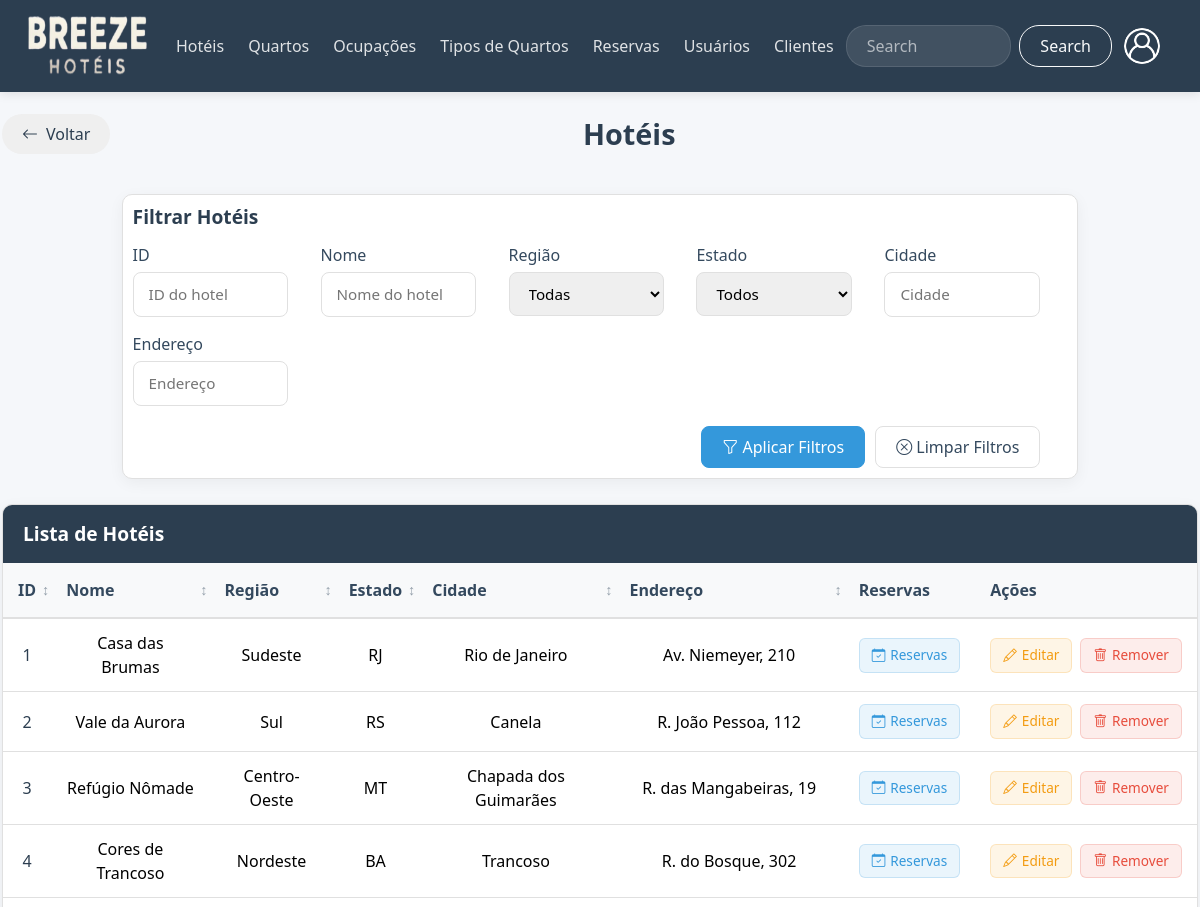
/codes/pages/adm/read/hoteis.php (signed in, upper part), run on an earlier commit of the app's database.
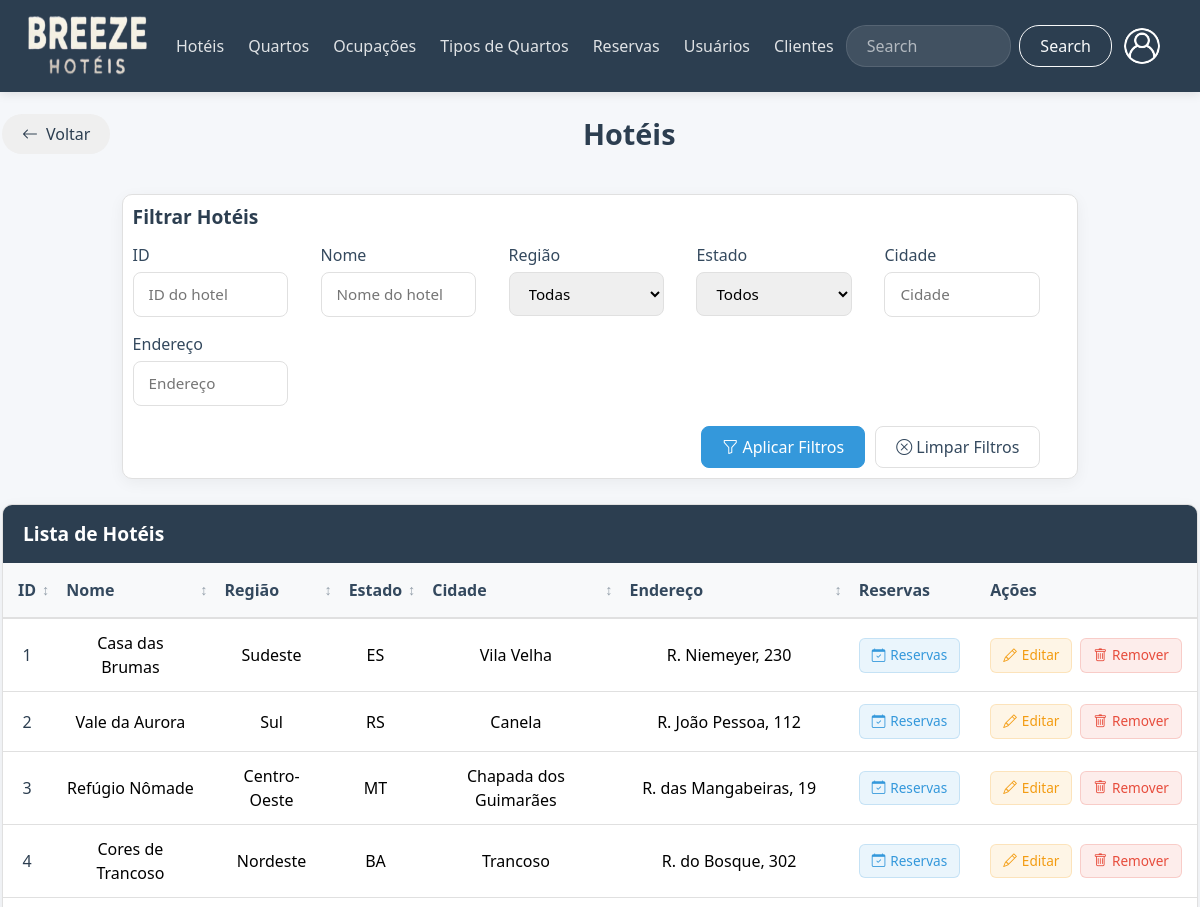
And on a later commit of the database.
### tables this page shows
CREATE TABLE `hoteis` (
  `idhotel` int(11) NOT NULL,
  `nome` varchar(255) NOT NULL,
  `regiao` varchar(255) NOT NULL,
  `estado` varchar(2) NOT NULL,
  `cidade` varchar(255) NOT NULL,
  `endereço` varchar(255) NOT NULL
);

### codes/pages/adm/read/hoteis.php (the view, shortened to what the changed rows need)
<?php
include __DIR__ . "/../../../conn/conn.php";
?>
<!DOCTYPE html>
<html lang="pt-br">
<head>
  <link href="https://cdn.jsdelivr.net/npm/bootstrap@5.3.5/dist/css/bootstrap.min.css" rel="stylesheet">
  <link rel="stylesheet" href="https://cdn.jsdelivr.net/npm/bootstrap-icons@1.11.3/font/bootstrap-icons.min.css">
  <link href="/breeze/codes/css/read.css?v=<?= time() ?>" defer rel="stylesheet">
</head>
<body>
 <main class="main-container">
    <div class="page-header">
      <h1 class="page-title">Hotéis</h1>
    </div>
    <div class="filter-section">
      <div class="filter-header">
        <h2 class="filter-title"> Filtrar Hotéis </h2>
      </div>
    </div>
    <div class="table-container">
      <div class="table-responsive">
        <table id="tabela-hoteis" class="table align-middle">
          <thead>
            <tr>
              <th class="sortable"> ID </th>
              <th class="sortable"> Nome </th>
              <th class="sortable"> Região </th>
              <th class="sortable"> Estado </th>
              <th class="sortable"> Cidade </th>
              <th class="sortable"> Endereço </th>
              <th> Reservas </th>
              <th> Ações </th>
            </tr>
          </thead>
          <tbody>
            <?php
              try {
                $sql = "SELECT h.idhotel, h.nome, h.regiao, h.estado, h.cidade, h.endereço FROM hoteis h";
                $stmt = $conn->prepare($sql);
                if ($stmt->execute()) {
                    $hoteis = $stmt->fetchAll(PDO::FETCH_ASSOC);
                } else {
                    $hoteis = [];
                }
                if ($hoteis) {
                  foreach ($hoteis as $row) {
                    echo '<tr class="text-center align-middle">
                            <td>'.$row["idhotel"].'</td>
                            <td>'.$row["nome"].'</td>
                            <td>'.$row["regiao"].'</td>
                            <td>'.$row["estado"].'</td>
                            <td>'.$row["cidade"].'</td>
                            <td>'.$row["endereço"].'</td>
                            <td>
                              <button class="action-btn btn-view ver-reservas-btn" reservas="'.$row["idhotel"].'" data-bs-toggle="modal" data-bs-target="#modalReservas">
                                <i class="bi bi-calendar-check"></i> Reservas
                              </button>
                            </td>
                            <td>
                              <div class="action-buttons">
                                <button class="action-btn btn-edit btn-editar" editar="' . htmlspecialchars($row["idhotel"]) . '" data-bs-toggle="modal" data-bs-target="#modalEditar">
                                  <i class="bi bi-pencil"></i> Editar
                                </button>
                                <button class="action-btn btn-delete btn-remover" remover="' . $row["idhotel"] . '" data-bs-toggle="modal" data-bs-target="#modalRemover">
                                  <i class="bi bi-trash"></i> Remover
                                </button>
                              </div>
                            </td>
                          </tr>';
                  }
                } else {
                    echo "<tr><td colspan='8' class='text-center py-4'> Nenhum hotel cadastrado. </td></tr>";
                }
            } catch (PDOException $e) {
                echo "<tr><td colspan='8' class='text-center text-danger py-4'> Erro ao buscar hotéis: " . $e->getMessage() . "</td></tr>";
            }
            ?>
          </tbody>
        </table>
      </div>
    </div>
  </main>
</body>
</html>

What changed in the data, as far as the page shows it:
changed hoteis "Casa das Brumas": estado "RJ" → "ES"; cidade "Rio de Janeiro" → "Vila Velha"; endereço "Av. Niemeyer, 210" → "R. Niemeyer, 230"
